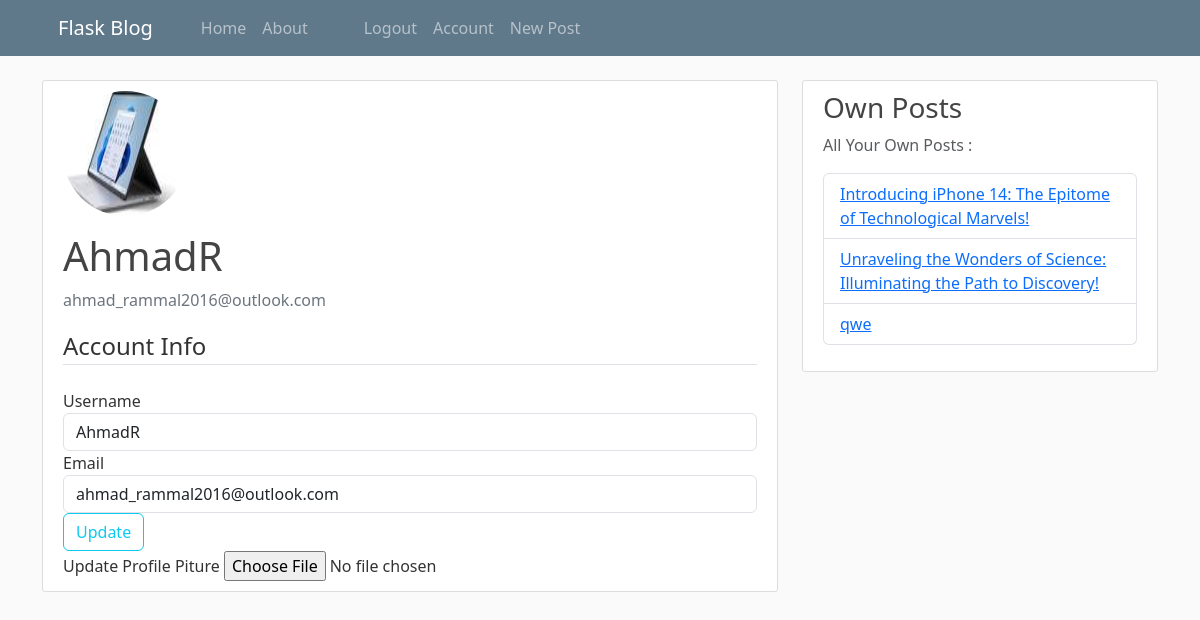
Page /account (signed in) on the committed database.
### flaskBlog/models.py (models this page shows, shortened)
class User(db.Model , UserMixin):
    id = db.Column(db.Integer , primary_key=True)
    username = db.Column(db.String(20) , unique=True , nullable=False)
    email = db.Column(db.String(100) , unique=True , nullable=False)
    image_file = db.Column(db.String(20) , nullable=False , default='default.png')
    password = db.Column(db.String(60) , nullable=False)
    posts = db.relationship('Post' , backref='author' , lazy=True)#lazy=true means that sql will load data in one go

class Post(db.Model):
    id = db.Column(db.Integer , primary_key=True)
    title = db.Column(db.String(50) , nullable=False)
    date_posted = db.Column(db.DateTime , nullable = False , default = datetime.utcnow)
    content = db.Column(db.Text , nullable = False)
    user_id = db.Column(db.Integer , db.ForeignKey('user.id') , nullable=False)#user table

### flaskBlog/Users/routes.py (the view)
@users.route("/account", methods=['GET' , 'POST'])
@login_required
def account():
    form = UpdateForm()
    own_posts = Post.query.filter_by(user_id = current_user.id)
    if form.validate_on_submit():
        if form.picture.data:
            picture_file = savePicture(form.picture.data)
            current_user.image_file = picture_file
        current_user.username = form.username.data
        current_user.email = form.email.data
        db.session.commit()
        flash('Your Account Has Been Updated !' , 'success')
        return redirect(url_for('users.account'))
    elif request.method == 'GET':
        form.username.data = current_user.username
        form.email.data = current_user.email
    image_file = url_for('static' , filename = 'images/' + current_user.image_file)
    return render_template('account.html' , title='Account' , image_file = image_file , form=form,
                           own_posts=own_posts)

### flaskBlog/Users/forms.py (shortened to what this page needs)
class UpdateForm(FlaskForm):
    username = StringField('Username',
                           validators=[DataRequired(),Length(min=2 , max=20)])
    email = StringField('Email',
                        validators=[DataRequired(), Email()])
    picture = FileField('Update Profile Piture' , validators=[FileAllowed(['jpg' , 'png'])])
    submit = SubmitField('Update')

### flaskBlog/models.py (called while the page is built)
@login_manager.user_loader #to let the extension knows that this is the function to get a user by id
def load_user(user_id):
    return User.query.get(user_id)

### flaskBlog/templates/account.html (shortened to what this page needs)
{%extends "layout.html"%}
{%block content%}
    <div class="content-section">
        <div class="media">
        <img class="rounded-circle account-img" src="{{ image_file }}">
        <div class="media-body">
            <h2 class="account-heading">{{ current_user.username }}</h2>
            <p class="text-secondary">{{ current_user.email }}</p>
        </div>
        </div>
        <form action="" method="post" enctype="multipart/form-data">
            <fieldset class="form-group">
                <legend class="border-bottom mb-4">Account Info</legend>
                <div class="form-group">
                    {{form.username.label(class="form-control-label")}}
                    {%if form.username.errors%}
                        {{form.username(class="form-control form-control-md is-invalid")}}
                        <div class="invalid-feedback">
                            {% for error in form.username.errors%}
                                <span>{{ error }}</span>
                            {%endfor%}
                        </div>
                    {%else%}
                        {{form.username(class="form-control form-control-md")}}
                    {%endif%}
                </div>
                <div class="form-group">
                    {{form.email.label(class="form-control-label")}}
                    {%if form.email.errors%}
                        {{form.email(class="form-control form-control-md is-invalid")}}
                        <div class="invalid-feedback">
                            {% for error in form.email.errors%}
                                <span>{{ error }}</span>
                            {%endfor%}
                        </div>
                    {%else%}
                        {{form.email(class="form-control form-control-md")}}
                    {%endif%}
                </div>
            </fieldset>
            <div class="form-group">
                {{form.submit(class = "btn btn-outline-info")}}
            </div>
            <div class="form-group">
                {{form.picture.label()}}
                {{form.picture(class="form-control-file")}}
            </div>
        </form>
    </div>
{%endblock%}

### flaskBlog/templates/layout.html (shortened to what this page needs)
<!DOCTYPE html>
<html lang="en">
<head>
    <link rel="stylesheet" href="https://cdn.jsdelivr.net/npm/bootstrap@5.3.0/dist/css/bootstrap.rtl.min.css">
    <link rel="stylesheet" href={{url_for('static' , filename="main.css")}}>
</head>
<body>
    <nav class="navbar navbar-expand-md navbar-dark bg-steel fixed-top">
        <div class="container">
          <a class="navbar-brand mr-4" href="/">Flask Blog</a>
          <div class="collapse navbar-collapse" id="navbarNav">
            <div class="navbar-nav mr-auto">
              <ul class="navbar-nav mr-auto">
                <li><a class="nav-item nav-link" href="/">Home</a></li>
                <li><a class="nav-item nav-link" href="/about">About</a></li>
              </ul>
            </div>
            <div class="navbar-nav">
              {% if current_user.is_authenticated :%}
                <ul class="navbar-nav">
                  <li class="nav-item budget"><a class="nav-item nav-link" href="{{ url_for('users.logout') }}">Logout</a></li>
                  <a class="nav-item nav-link" href="{{ url_for('users.account') }}">Account</a>
                  <a class="nav-item nav-link" href="{{ url_for('posts.newPost') }}">New Post</a>
                </ul>
              {% else %}
                <a class="nav-item nav-link" href="{{ url_for('users.login') }}">Login</a>
                <a class="naitem nav-link" href="{{ url_for('users.register') }}">Register</a>
              {% endif %}
            </div>
          </div>
        </div>
      </nav>
      <main role="main" class="container">
        <div class="row">
          <div class="col-md-8">
            {% block content %}{% endblock %}
          </div>
          <div class="col-md-4">
            <div class="content-section">
              <h3>Own Posts</h3>
              <p class='text-muted'>All Your Own Posts :
                <ul class="list-group ul-custom">
                  {%for post in own_posts :%}
                    <li class="list-group-item "><a href="{{ url_for('posts.post' , post_id=post.id) }}">{{ post.title }}</a></li>
                  {%endfor%}
                </ul>
              </p>
            </div>
          </div>
        </div>
      </main>
</body>
</html>

### flaskBlog/static/main.css (style rules this page uses)
body { background: #fafafa; color: #333333; margin-top: 5rem; }
h1, h2, h3, h4, h5, h6 { color: #444444; }
.bg-steel { background-color: #5f788a; }
.content-section { background: #ffffff; padding: 10px 20px; border: 1px solid #dddddd; border-radius: 3px; margin-bottom: 20px; }
.account-img { height: 125px; width: 125px; margin-right: 20px; margin-bottom: 16px; }
.account-heading { font-size: 2.5rem; }
.ul-custom { padding: 0; }

### rows in the picture
User: username "AhmadR", email "ahmad_rammal2016@outlook.com"
Post: title "Introducing iPhone 14: The Epitome of Technological Marvels!"
Post: title "Unraveling the Wonders of Science: Illuminating the Path to Discovery!"
Post: title "qwe"
